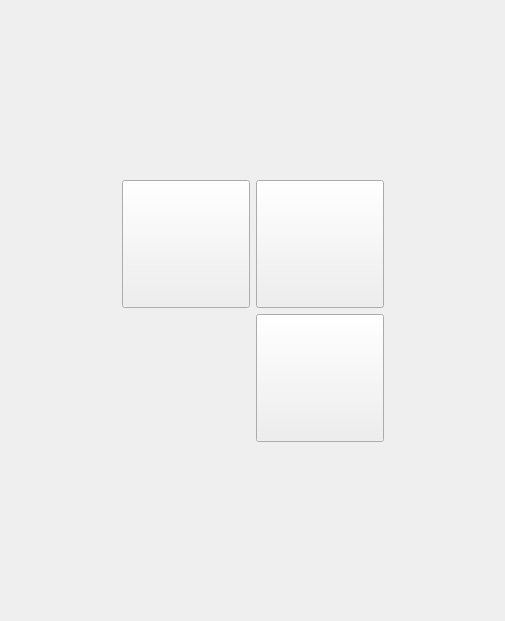
<?xml version="1.0" encoding="UTF-8"?>
<ui version="4.0">
 <class>PairingMenuActivity</class>
 <widget class="QWidget" name="PairingMenuActivity">
  <property name="geometry">
   <rect>
    <x>0</x>
    <y>0</y>
    <width>505</width>
    <height>621</height>
   </rect>
  </property>
  <property name="windowTitle">
   <string>Form</string>
  </property>
  <layout class="QGridLayout" name="gridLayout_2">
   <property name="leftMargin">
    <number>0</number>
   </property>
   <property name="topMargin">
    <number>0</number>
   </property>
   <property name="rightMargin">
    <number>0</number>
   </property>
   <property name="bottomMargin">
    <number>0</number>
   </property>
   <item row="0" column="1">
    <spacer name="verticalSpacer_2">
     <property name="orientation">
      <enum>Qt::Orientation::Vertical</enum>
     </property>
     <property name="sizeHint" stdset="0">
      <size>
       <width>20</width>
       <height>103</height>
      </size>
     </property>
    </spacer>
   </item>
   <item row="1" column="0">
    <spacer name="horizontalSpacer">
     <property name="orientation">
      <enum>Qt::Orientation::Horizontal</enum>
     </property>
     <property name="sizeHint" stdset="0">
      <size>
       <width>112</width>
       <height>20</height>
      </size>
     </property>
    </spacer>
   </item>
   <item row="1" column="1">
    <layout class="QGridLayout" name="gridLayout">
     <item row="0" column="0">
      <widget class="QPushButton" name="pushButtonNetworkPairing">
       <property name="minimumSize">
        <size>
         <width>128</width>
         <height>128</height>
        </size>
       </property>
       <property name="toolTip">
        <string>Pair this Agent with other nodes over the network</string>
       </property>
       <property name="text">
        <string/>
       </property>
       <property name="icon">
        <iconset resource="../../libres/resources/icons.qrc">
         <normaloff>:/icons/lan.svg</normaloff>:/icons/lan.svg</iconset>
       </property>
       <property name="iconSize">
        <size>
         <width>96</width>
         <height>96</height>
        </size>
       </property>
       <property name="flat">
        <bool>false</bool>
       </property>
      </widget>
     </item>
     <item row="0" column="1">
      <widget class="QPushButton" name="pushButtonCameraPairing">
       <property name="minimumSize">
        <size>
         <width>128</width>
         <height>128</height>
        </size>
       </property>
       <property name="toolTip">
        <string>Pair this Agent with other nodes using camera</string>
       </property>
       <property name="text">
        <string/>
       </property>
       <property name="icon">
        <iconset resource="../../libres/resources/icons.qrc">
         <normaloff>:/icons/snap.svg</normaloff>:/icons/snap.svg</iconset>
       </property>
       <property name="iconSize">
        <size>
         <width>96</width>
         <height>96</height>
        </size>
       </property>
       <property name="flat">
        <bool>false</bool>
       </property>
      </widget>
     </item>
     <item row="1" column="1">
      <widget class="QPushButton" name="pushButtonDone">
       <property name="minimumSize">
        <size>
         <width>128</width>
         <height>128</height>
        </size>
       </property>
       <property name="toolTip">
        <string>Done</string>
       </property>
       <property name="text">
        <string/>
       </property>
       <property name="icon">
        <iconset resource="../../libres/resources/icons.qrc">
         <normaloff>:/icons/yes.svg</normaloff>:/icons/yes.svg</iconset>
       </property>
       <property name="iconSize">
        <size>
         <width>96</width>
         <height>96</height>
        </size>
       </property>
       <property name="flat">
        <bool>false</bool>
       </property>
      </widget>
     </item>
    </layout>
   </item>
   <item row="1" column="2">
    <spacer name="horizontalSpacer_2">
     <property name="orientation">
      <enum>Qt::Orientation::Horizontal</enum>
     </property>
     <property name="sizeHint" stdset="0">
      <size>
       <width>111</width>
       <height>20</height>
      </size>
     </property>
    </spacer>
   </item>
   <item row="2" column="1">
    <spacer name="verticalSpacer">
     <property name="orientation">
      <enum>Qt::Orientation::Vertical</enum>
     </property>
     <property name="sizeHint" stdset="0">
      <size>
       <width>20</width>
       <height>102</height>
      </size>
     </property>
    </spacer>
   </item>
  </layout>
 </widget>
 <resources>
  <include location="../../libres/resources/icons.qrc"/>
 </resources>
 <connections>
  <connection>
   <sender>pushButtonNetworkPairing</sender>
   <signal>clicked()</signal>
   <receiver>PairingMenuActivity</receiver>
   <slot>networkPairing()</slot>
   <hints>
    <hint type="sourcelabel">
     <x>185</x>
     <y>176</y>
    </hint>
    <hint type="destinationlabel">
     <x>252</x>
     <y>310</y>
    </hint>
   </hints>
  </connection>
  <connection>
   <sender>pushButtonDone</sender>
   <signal>clicked()</signal>
   <receiver>PairingMenuActivity</receiver>
   <slot>done()</slot>
   <hints>
    <hint type="sourcelabel">
     <x>319</x>
     <y>444</y>
    </hint>
    <hint type="destinationlabel">
     <x>252</x>
     <y>310</y>
    </hint>
   </hints>
  </connection>
  <connection>
   <sender>pushButtonCameraPairing</sender>
   <signal>clicked()</signal>
   <receiver>PairingMenuActivity</receiver>
   <slot>cameraPairing()</slot>
   <hints>
    <hint type="sourcelabel">
     <x>319</x>
     <y>176</y>
    </hint>
    <hint type="destinationlabel">
     <x>252</x>
     <y>310</y>
    </hint>
   </hints>
  </connection>
 </connections>
 <slots>
  <slot>done()</slot>
  <slot>networkPairing()</slot>
  <slot>cameraPairing()</slot>
 </slots>
</ui>
